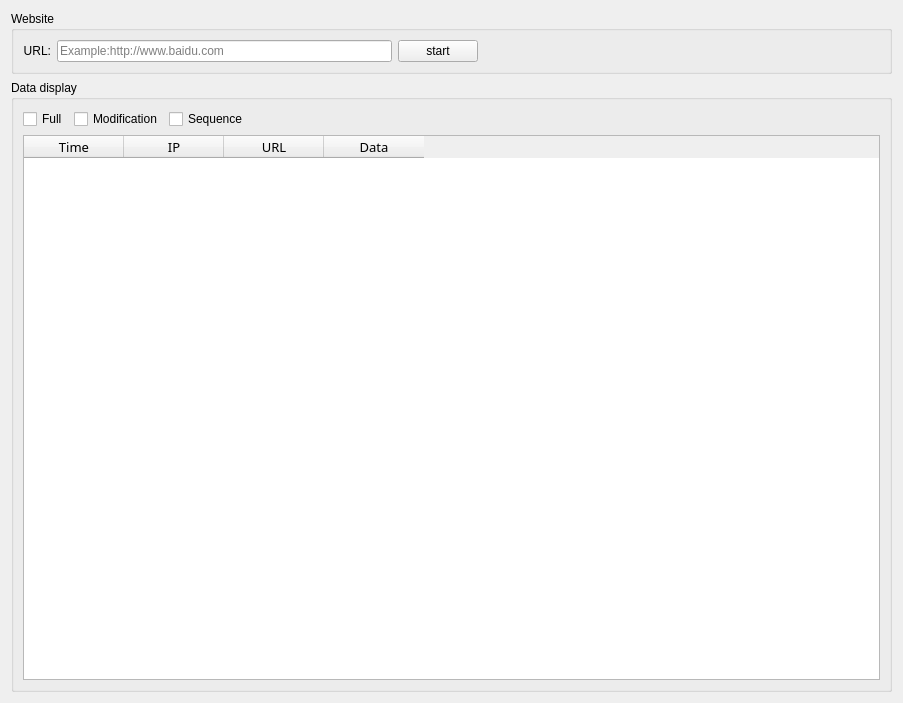
<?xml version="1.0" encoding="UTF-8"?>
<ui version="4.0">
 <class>Form</class>
 <widget class="QWidget" name="Form">
  <property name="geometry">
   <rect>
    <x>0</x>
    <y>0</y>
    <width>903</width>
    <height>703</height>
   </rect>
  </property>
  <property name="windowTitle">
   <string>Crawling Data</string>
  </property>
  <property name="windowIcon">
   <iconset resource="../resource.qrc">
    <normaloff>:/img/crawling_configuration_icon.png</normaloff>:/img/crawling_configuration_icon.png</iconset>
  </property>
  <layout class="QGridLayout" name="gridLayout_3">
   <item row="1" column="0">
    <widget class="QGroupBox" name="groupBox_3">
     <property name="title">
      <string>Data display</string>
     </property>
     <layout class="QGridLayout" name="gridLayout_2">
      <item row="0" column="0">
       <widget class="QCheckBox" name="checkFull">
        <property name="text">
         <string>Full</string>
        </property>
       </widget>
      </item>
      <item row="0" column="1">
       <widget class="QCheckBox" name="checkModification">
        <property name="text">
         <string>Modification</string>
        </property>
       </widget>
      </item>
      <item row="0" column="2">
       <widget class="QCheckBox" name="checkSequence">
        <property name="text">
         <string>Sequence</string>
        </property>
       </widget>
      </item>
      <item row="0" column="3">
       <spacer name="horizontalSpacer">
        <property name="orientation">
         <enum>Qt::Horizontal</enum>
        </property>
        <property name="sizeHint" stdset="0">
         <size>
          <width>40</width>
          <height>20</height>
         </size>
        </property>
       </spacer>
      </item>
      <item row="1" column="0" colspan="4">
       <widget class="QTableWidget" name="dataView">
        <property name="font">
         <font>
          <family>Monospac821 BT</family>
          <pointsize>10</pointsize>
         </font>
        </property>
        <property name="editTriggers">
         <set>QAbstractItemView::EditKeyPressed</set>
        </property>
        <property name="selectionMode">
         <enum>QAbstractItemView::ExtendedSelection</enum>
        </property>
        <column>
         <property name="text">
          <string>Time</string>
         </property>
        </column>
        <column>
         <property name="text">
          <string>IP</string>
         </property>
        </column>
        <column>
         <property name="text">
          <string>URL</string>
         </property>
        </column>
        <column>
         <property name="text">
          <string>Data</string>
         </property>
        </column>
       </widget>
      </item>
     </layout>
    </widget>
   </item>
   <item row="0" column="0">
    <widget class="QGroupBox" name="groupBox_2">
     <property name="title">
      <string>Website</string>
     </property>
     <layout class="QGridLayout" name="gridLayout">
      <item row="0" column="0">
       <widget class="QLabel" name="url">
        <property name="text">
         <string>URL:</string>
        </property>
        <property name="alignment">
         <set>Qt::AlignRight|Qt::AlignTrailing|Qt::AlignVCenter</set>
        </property>
       </widget>
      </item>
      <item row="0" column="3">
       <spacer name="horizontalSpacer_2">
        <property name="orientation">
         <enum>Qt::Horizontal</enum>
        </property>
        <property name="sizeHint" stdset="0">
         <size>
          <width>402</width>
          <height>20</height>
         </size>
        </property>
       </spacer>
      </item>
      <item row="0" column="1">
       <widget class="QLineEdit" name="UrlEdit">
        <property name="toolTip">
         <string>&lt;html&gt;&lt;head/&gt;&lt;body&gt;&lt;p&gt;Crawl the content related to the input URL&lt;/p&gt;&lt;/body&gt;&lt;/html&gt;</string>
        </property>
        <property name="statusTip">
         <string>Input the web address</string>
        </property>
        <property name="placeholderText">
         <string>Example:http://www.baidu.com</string>
        </property>
       </widget>
      </item>
      <item row="0" column="2">
       <widget class="QPushButton" name="start">
        <property name="toolTip">
         <string>start crawling(Shift+S)</string>
        </property>
        <property name="text">
         <string>start</string>
        </property>
        <property name="shortcut">
         <string>Shift+S</string>
        </property>
       </widget>
      </item>
     </layout>
    </widget>
   </item>
  </layout>
  <action name="actionCopy">
   <property name="checkable">
    <bool>false</bool>
   </property>
   <property name="checked">
    <bool>false</bool>
   </property>
   <property name="text">
    <string>Copy</string>
   </property>
   <property name="toolTip">
    <string>Ctrl+C</string>
   </property>
   <property name="shortcut">
    <string>Ctrl+C</string>
   </property>
  </action>
  <action name="actionClear">
   <property name="text">
    <string>Clear</string>
   </property>
   <property name="toolTip">
    <string>Ctrl+Shif+L</string>
   </property>
   <property name="shortcut">
    <string>Ctrl+Shift+L</string>
   </property>
  </action>
  <action name="actionCheck_All">
   <property name="text">
    <string>Check All</string>
   </property>
   <property name="toolTip">
    <string>Ctrl+A</string>
   </property>
   <property name="shortcut">
    <string>Ctrl+A</string>
   </property>
  </action>
  <action name="actionKeyword_Filter">
   <property name="checkable">
    <bool>false</bool>
   </property>
   <property name="text">
    <string>Keyword Filter</string>
   </property>
   <property name="toolTip">
    <string>Ctrl+F</string>
   </property>
   <property name="shortcut">
    <string>Ctrl+F</string>
   </property>
   <property name="shortcutContext">
    <enum>Qt::WindowShortcut</enum>
   </property>
   <property name="shortcutVisibleInContextMenu">
    <bool>true</bool>
   </property>
  </action>
 </widget>
 <resources>
  <include location="../resource.qrc"/>
 </resources>
 <connections/>
</ui>
